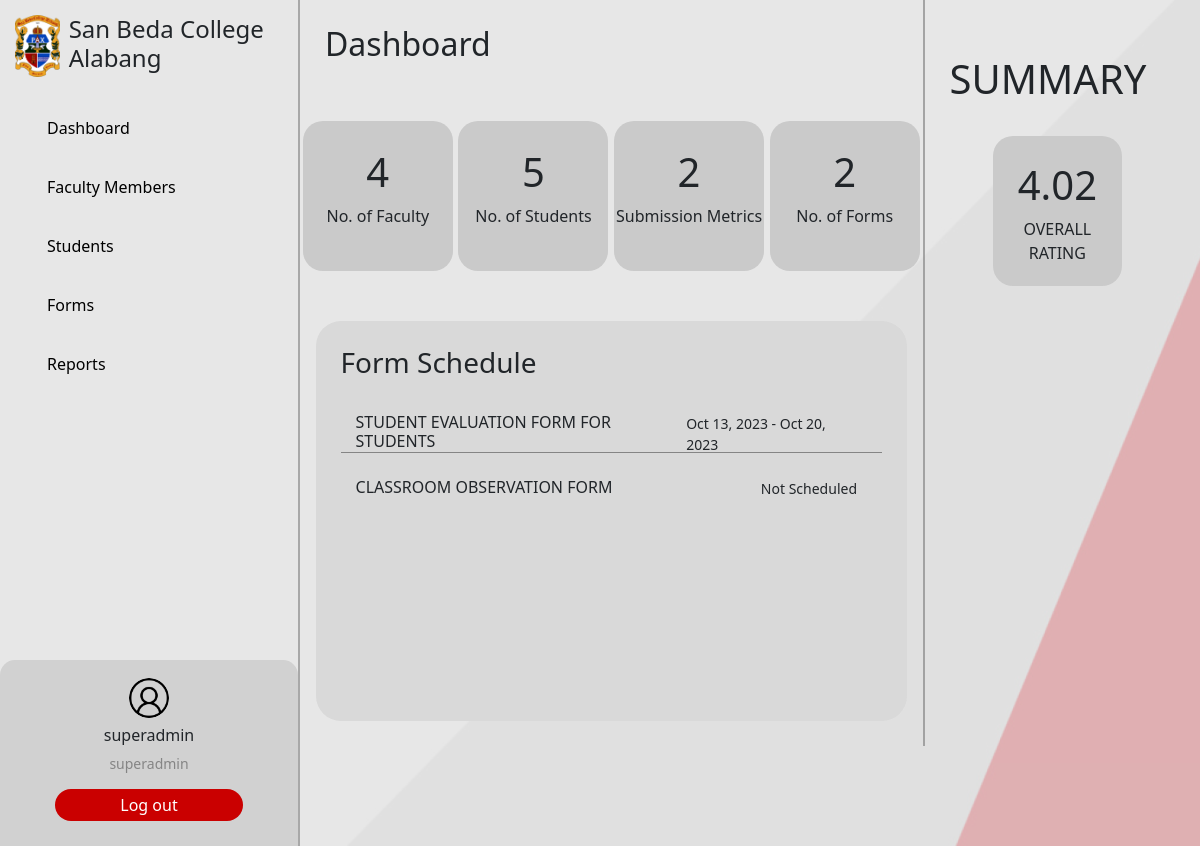
The page /admin/index.php?page=dashboard (signed in) on the database its author committed.
### tables this page shows
CREATE TABLE `form` (
  `form_id` int(11) NOT NULL,
  `form_name` varchar(50) NOT NULL,
  `form_description` varchar(150) NOT NULL,
  `form_type` int(11) DEFAULT NULL,
  `start_date` date DEFAULT NULL,
  `end_date` date DEFAULT NULL,
  `is_open` tinyint(1) NOT NULL
);

### shared/shared-functions.php (called while the page is built, shortened)
    <?php
function studentData(){
    $conn = connection();
    $sql = "SELECT s.user_id, s.student_id, s.year_level, s.course, s.section, u.firstname, u.lastname
    FROM
    student s
    LEFT JOIN
    users u on u.user_id = s.user_id";
    $result = $conn->query($sql);
    return $result;
}
function facultyData(){
    $conn = connection();
    $sql = "SELECT f.faculty_id, f.user_id, f.employment_status, u.email, u.firstname, u.lastname,
    f.department
    FROM
    faculty f
    LEFT JOIN
    users u on u.user_id = f.user_id";
    $result = $conn->query($sql);
    return $result;
}
function formSchedules(){
    $conn = connection();
    $sql = "SELECT `form_name`, `start_date`, `end_date` FROM form";
    $result = $conn->query($sql);
    return $result;
}
function submissionMetric(){
    $conn = connection();
    $sql = "SELECT COUNT(*) as count FROM `evaluation`";
    $result = $conn->query($sql);
    $row = $result->fetch_assoc();
    return $row['count'];
}
function formCount(){
    $conn = connection();
    $sql = "SELECT COUNT(*) as count FROM `form`";
    $result = $conn->query($sql);
    $row = $result->fetch_assoc();
    return $row['count'];
}
function getScaleOverall() {
    $conn = connection();
    $sql = "SELECT * FROM `form_response` WHERE `response_type` = 'scale'";
    $result = $conn->query($sql);
    $totalScore = 0;
    $totalResponses = 0;
    while($row = $result->fetch_assoc()) {
        $scaleResponses = json_decode($row['response_value'], true)['value'];
        foreach($scaleResponses as $scaleResponse) {
            foreach($scaleResponse as $key => $value){
                $totalScore += $value;
                $totalResponses++;
            }
        }
    }
    if($totalResponses != 0){
        $averageScore = $totalScore / $totalResponses;
    }else{
        $averageScore = 0;
    }
    $averageScore = round($averageScore, 2);
    return $averageScore;
}
?>

### admin/admin-dashboard.php (the view)
<?php
$facultyCount = facultyData();
$studentCount = studentData();
$submissions = submissionMetric();
$formCount = formCount();
$facultyCount = $facultyCount->num_rows;
$studentCount = $studentCount->num_rows;
?>
<main class="d-flex w-100">
    <section class="page-container">
        <header class="page-title d-flex justify-content-start">
            <h2>Dashboard</h2>
        </header>
        <section class="flex-between flex-wrap">
            <div class="score-card">
                <h1><?= $facultyCount?></h1>
                <p>No. of Faculty</p>
            </div>
            <div class="score-card">
                <h1><?= $studentCount?></h1>
                <p>No. of Students</p>
            </div>
            <div class="score-card">
                <h1><?= $submissions?></h1>
                <p>Submission Metrics</p>
            </div>
            <div class="score-card">
                <h1><?= $formCount?></h1>
                <p>No. of Forms</p>
            </div>
            <div class="form-schedule-card">
                <h3>Form Schedule</h3>
                <?php
                $formschedules = formSchedules();
                while($row = $formschedules->fetch_assoc()){
                    if($row['start_date'] === null || $row['end_date'] === null){
                        $date = "Not Scheduled";
                    }else{
                        $start_date = date_create($row['start_date']);
                        $end_date = date_create($row['end_date']);
                        $date = $start_date->format('M d, Y') .' - ' . $end_date->format('M d, Y');
                    }
                ?>
                <div class="form-schedule-row flex-row-between">
                    <h6><?= $row['form_name']; ?></h6>
                    <small><?= $date; ?></small>
                </div>
                <?php
                }
                ?>
            </div>
        </section>
    </section>
    <summary class="summary-container d-flex flex-column">
        <h1>SUMMARY</h1>
        <div class="summary-score">
            <h1><?= $score = getScaleOverall(); ?></h1>
            <p>OVERALL RATING</p>
        </div>
    </summary>
</main>

### shared/css/components.css (style rules this page uses)
:root { --red: #BC2605; --gray: #CACACA; --button-red: #CA0000; --text-gray: #797979; }
body { width: 100%; height: 100vh; background: url('../../assets/images/background.png'); background-repeat: no-repeat; background-attachment: fixed; background-size: cover; }
main { overflow: hidden; padding-bottom: 100px; }
.flex-between { display: flex !important; justify-content: space-between !important; align-items: center !important; }
.flex-row-between { display: flex; flex-direction: row; justify-content: space-between; align-content:center; }
.page-container { width: 70%; overflow: auto; }
.summary-container { width: 30%; padding: 55px 25px; border-left: 2px solid #858585ad; margin-right: 10px; }
.page-title { padding: 25px; }
.page-title > h2 { margin-right: 15px; }
.score-card { display: flex; justify-content: center; text-align: center; flex-direction: column; align-items: center; border-radius: 20px; width: 20%; min-width: 150px; height: 150px; margin: 25px auto; background-color: #cacaca; }
.summary-score { width: 60%; height: 150px; max-height: 200px; background-color: #cacaca; margin: 25px auto; border-radius: 20px; padding: 25px; text-align: center; }
.form-schedule-card { width: 95%; height: fit-content; min-height: 400px; max-height: 500px; background-color: #D9D9D9; border-radius: 25px; margin: 25px auto; display: flex; flex-direction: column; justify-content: start; padding: 25px; }
.form-schedule-row { width: 100%; height: 40px; margin-top: 25px; border-bottom: 1px solid #858585; padding: 0 25px 0 15px; }
.form-schedule-row:last-child { border-bottom: none; }

### admin/index.php (style rules this page uses)
body::before { content: ''; position: absolute; top: 0; left: 0; width: 100%; height: 100%; background-color: rgba(223, 222, 222, 0.73); z-index: -1; }

### rows shown on the page
form: form_name "STUDENT EVALUATION FORM FOR STUDENTS", date "Oct 13, 2023 - Oct 20, 2023"
form: form_name "CLASSROOM OBSERVATION FORM", start_date "Not Scheduled"

### other values the page prints
getUsername() "superadmin"
getRole() "superadmin"
$facultyCount "4"
$studentCount "5"
$submissions "2"
$formCount "2"
$score = getScaleOverall() "4.02"
